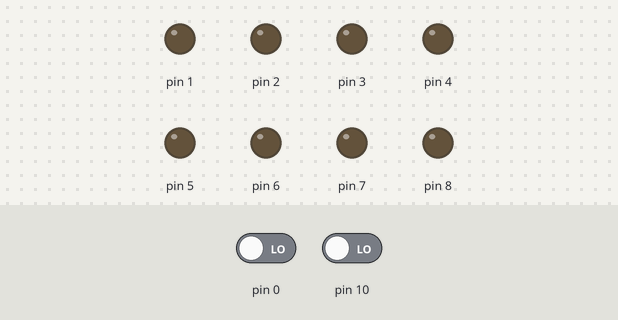
The sketch below on a simulated Arduino Uno, built with avr-gcc and run on an emulated ATmega328P. Parts: output pins drawn as LEDs (lit = HIGH). Dashed ring = blinking. The inputs (shaded band) are chosen by the test bench; at power-on: pin 0 LOW, pin 10 LOW.

Above: at 1.2 s.
1.3 s: pin 0 driven HIGH
At 1.45 s:
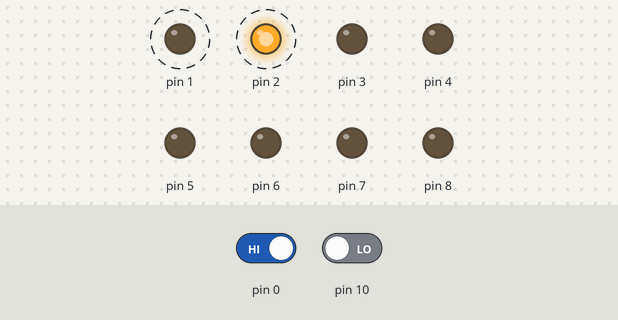
4.3 s: pin 0 driven LOW
At 4.45 s:
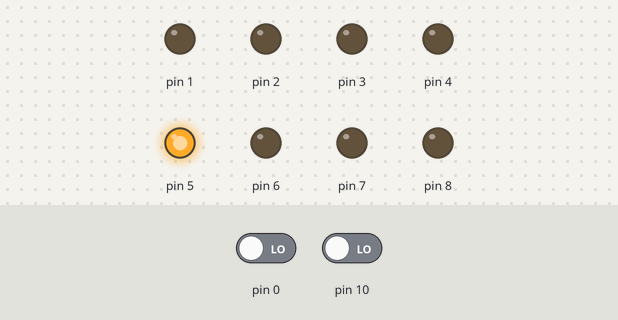
7.3 s: pin 10 driven HIGH
At 7.45 s:
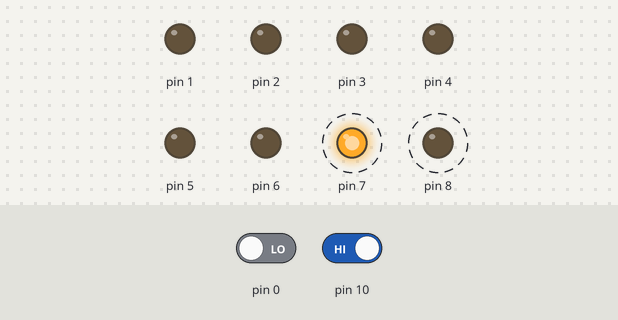
Timing chart, 0 to 16.3 s (numbered marks = the images above; inputs shaded):
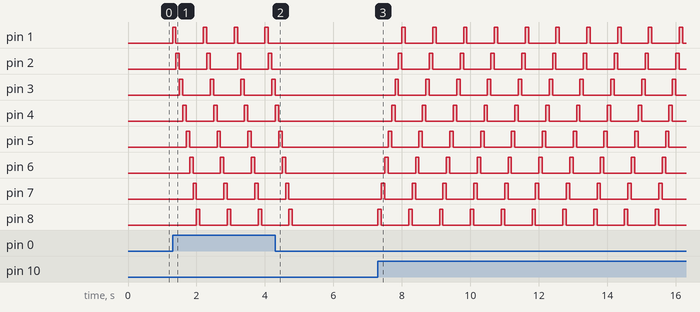

Measured:
- after the input at 1.3 s, pin 1: alternates HIGH for 0.10 s and LOW for 0.80 s, starting at once; pin 2: alternates HIGH for 0.10 s and LOW for 0.80 s, starting after 0.10 s
- after the input at 4.3 s, pin 1, pin 2: stops changing and stays LOW; pin 3: goes on until 4.3 s, then stays LOW; pin 4: goes on until 4.4 s, then stays LOW; pin 5: goes on until 4.5 s, then stays LOW; pin 6: goes on until 4.6 s, then stays LOW
- after the input at 7.3 s, pin 1: alternates HIGH for 0.10 s and LOW for 0.80 s, starting after 0.70 s; pin 2: alternates HIGH for 0.10 s and LOW for 0.80 s, starting after 0.60 s

The sketch:

1E.ino
```cpp
int a,b,x,y;
  int Boton0(int x);
  int Boton1(int y);
void setup() {
  pinMode(1,OUTPUT);
  pinMode(2,OUTPUT);
  pinMode(3,OUTPUT);
  pinMode(4,OUTPUT);
  pinMode(5,OUTPUT);
  pinMode(6,OUTPUT);
  pinMode(7,OUTPUT);
  pinMode(8,OUTPUT);
  pinMode(0,INPUT);
  pinMode(10,INPUT);
}

void loop() {
a=Boton0(x);
b=Boton1(y);
if(a==HIGH&&b==HIGH){
secuencia0();
secuencia1();
}
if(a==HIGH){
secuencia0();
}
if(b==HIGH){
secuencia1();
}

}
int Boton0(int x){
x=digitalRead(0);
return x;
}
int Boton1(int y){
y=digitalRead(10);
return y;
}
void secuencia0(){
digitalWrite(1,HIGH);
digitalWrite(2,LOW);
digitalWrite(3,LOW);
digitalWrite(4,LOW);
digitalWrite(5,LOW);
digitalWrite(6,LOW);
digitalWrite(7,LOW);
digitalWrite(8,LOW);
delay(100);
digitalWrite(1,LOW);
digitalWrite(2,HIGH);
digitalWrite(3,LOW);
digitalWrite(4,LOW);
digitalWrite(5,LOW);
digitalWrite(6,LOW);
digitalWrite(7,LOW);
digitalWrite(8,LOW);
delay(100);
digitalWrite(1,LOW);
digitalWrite(2,LOW);
digitalWrite(3,HIGH);
digitalWrite(4,LOW);
digitalWrite(5,LOW);
digitalWrite(6,LOW);
digitalWrite(7,LOW);
digitalWrite(8,LOW);
delay(100);
digitalWrite(1,LOW);
digitalWrite(2,LOW);
digitalWrite(3,LOW);
digitalWrite(4,HIGH);
digitalWrite(5,LOW);
digitalWrite(6,LOW);
digitalWrite(7,LOW);
digitalWrite(8,LOW);
delay(100);
digitalWrite(1,LOW);
digitalWrite(2,LOW);
digitalWrite(3,LOW);
digitalWrite(4,LOW);
digitalWrite(5,HIGH);
digitalWrite(6,LOW);
digitalWrite(7,LOW);
digitalWrite(8,LOW);
delay(100);
digitalWrite(1,LOW);
digitalWrite(2,LOW);
digitalWrite(3,LOW);
digitalWrite(4,LOW);
digitalWrite(5,LOW);
digitalWrite(6,HIGH);
digitalWrite(7,LOW);
digitalWrite(8,LOW);
delay(100);
digitalWrite(2,LOW);
digitalWrite(3,LOW);
digitalWrite(4,LOW);
digitalWrite(5,LOW);
digitalWrite(6,LOW);
digitalWrite(7,HIGH);
digitalWrite(8,LOW);
delay(100);
digitalWrite(1,LOW);
digitalWrite(2,LOW);
digitalWrite(3,LOW);
digitalWrite(4,LOW);
digitalWrite(5,LOW);
digitalWrite(6,LOW);
digitalWrite(7,LOW);
digitalWrite(8,HIGH);
delay(100);
digitalWrite(1,LOW);
digitalWrite(2,LOW);
digitalWrite(3,LOW);
digitalWrite(4,LOW);
digitalWrite(5,LOW);
digitalWrite(6,LOW);
digitalWrite(7,LOW);
digitalWrite(8,LOW);
delay(100);
}
void secuencia1(){
digitalWrite(1,LOW);
digitalWrite(2,LOW);
digitalWrite(3,LOW);
digitalWrite(4,LOW);
digitalWrite(5,LOW);
digitalWrite(6,LOW);
digitalWrite(7,LOW);
digitalWrite(8,HIGH);
delay(100);
digitalWrite(1,LOW);
digitalWrite(2,LOW);
digitalWrite(3,LOW);
digitalWrite(4,LOW);
digitalWrite(5,LOW);
digitalWrite(6,LOW);
digitalWrite(7,HIGH);
digitalWrite(8,LOW);
delay(100);
digitalWrite(1,LOW);
digitalWrite(2,LOW);
digitalWrite(3,LOW);
digitalWrite(4,LOW);
digitalWrite(5,LOW);
digitalWrite(6,HIGH);
digitalWrite(7,LOW);
digitalWrite(8,LOW);
delay(100);
digitalWrite(1,LOW);
digitalWrite(2,LOW);
digitalWrite(3,LOW);
digitalWrite(4,LOW);
digitalWrite(5,HIGH);
digitalWrite(6,LOW);
digitalWrite(7,LOW);
digitalWrite(8,LOW);
delay(100);
digitalWrite(1,LOW);
digitalWrite(2,LOW);
digitalWrite(3,LOW);
digitalWrite(4,HIGH);
digitalWrite(5,LOW);
digitalWrite(6,LOW);
digitalWrite(7,LOW);
digitalWrite(8,LOW);
delay(100);
digitalWrite(1,LOW);
digitalWrite(2,LOW);
digitalWrite(3,HIGH);
digitalWrite(4,LOW);
digitalWrite(5,LOW);
digitalWrite(6,LOW);
digitalWrite(7,LOW);
digitalWrite(8,LOW);
delay(100);
digitalWrite(1,LOW);
digitalWrite(2,HIGH);
digitalWrite(3,LOW);
digitalWrite(4,LOW);
digitalWrite(5,LOW);
digitalWrite(6,LOW);
digitalWrite(7,LOW);
digitalWrite(8,LOW);
delay(100);
digitalWrite(1,HIGH);
digitalWrite(2,LOW);
digitalWrite(3,LOW);
digitalWrite(4,LOW);
digitalWrite(5,LOW);
digitalWrite(6,LOW);
digitalWrite(7,LOW);
digitalWrite(8,LOW);
delay(100);
digitalWrite(1,LOW);
digitalWrite(2,LOW);
digitalWrite(3,LOW);
digitalWrite(4,LOW);
digitalWrite(5,LOW);
digitalWrite(6,LOW);
digitalWrite(7,LOW);
digitalWrite(8,LOW);
delay(100);
}
```
